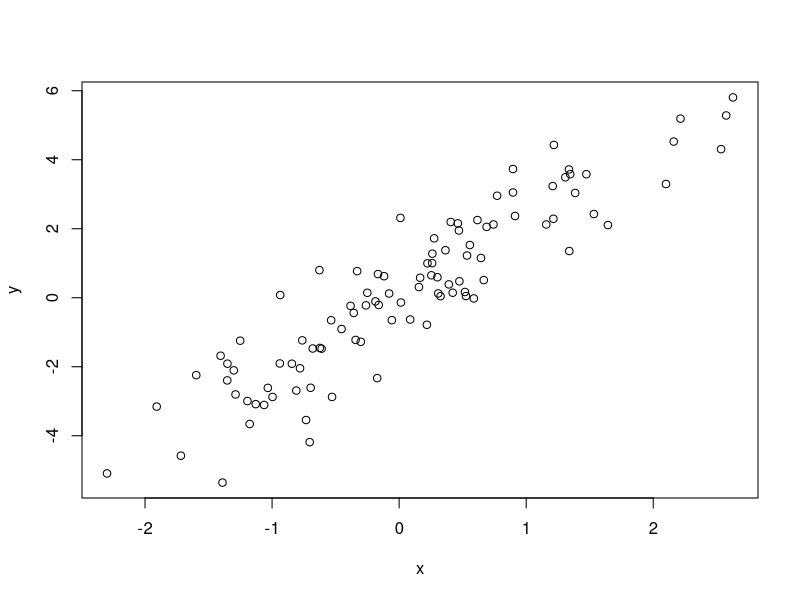

Write the R code that produced this figure.
## ---- chunk 1
a<-1
b<-2
a+b
## ---- chunk 2
x <- rnorm(100)
y <- 2*x + rnorm(100)
plot(x, y)
